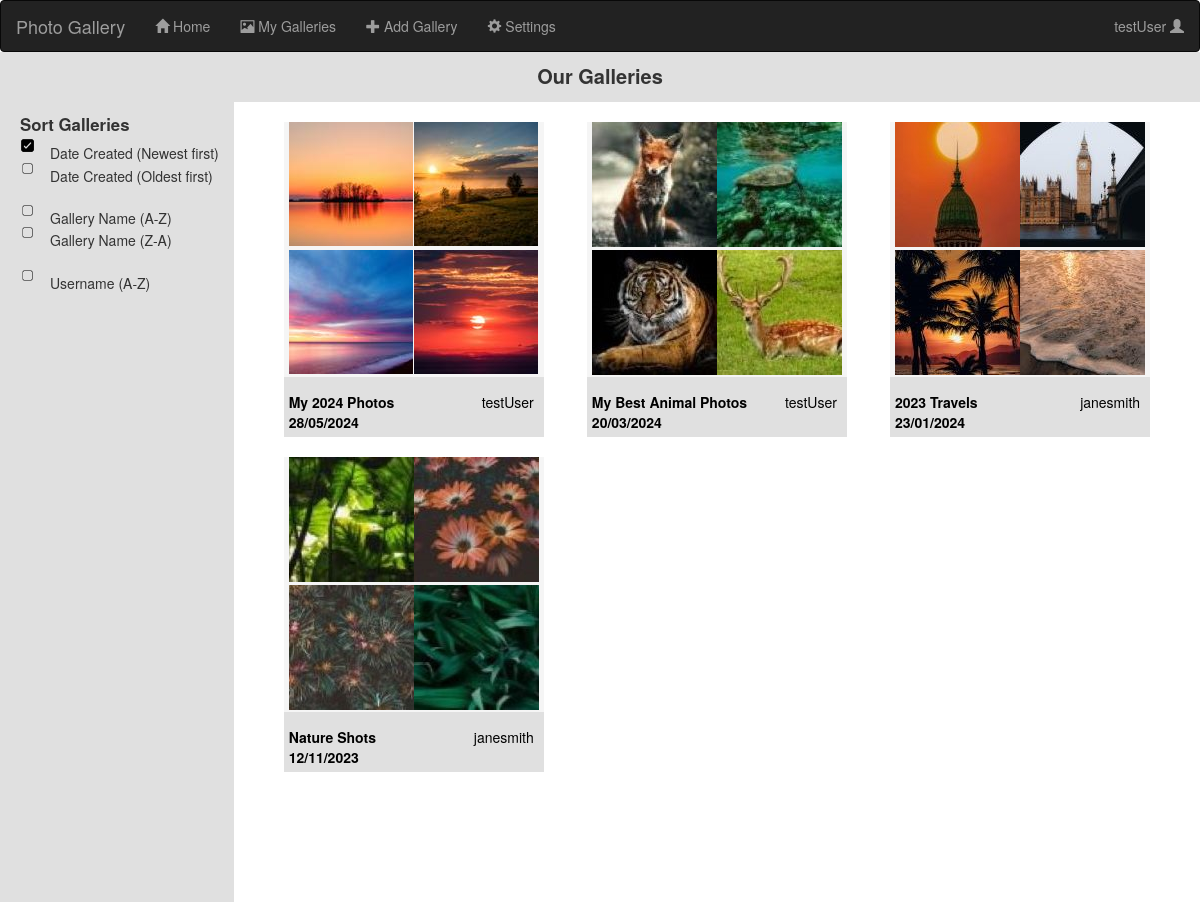
Page / (signed in) on the earlier database version.
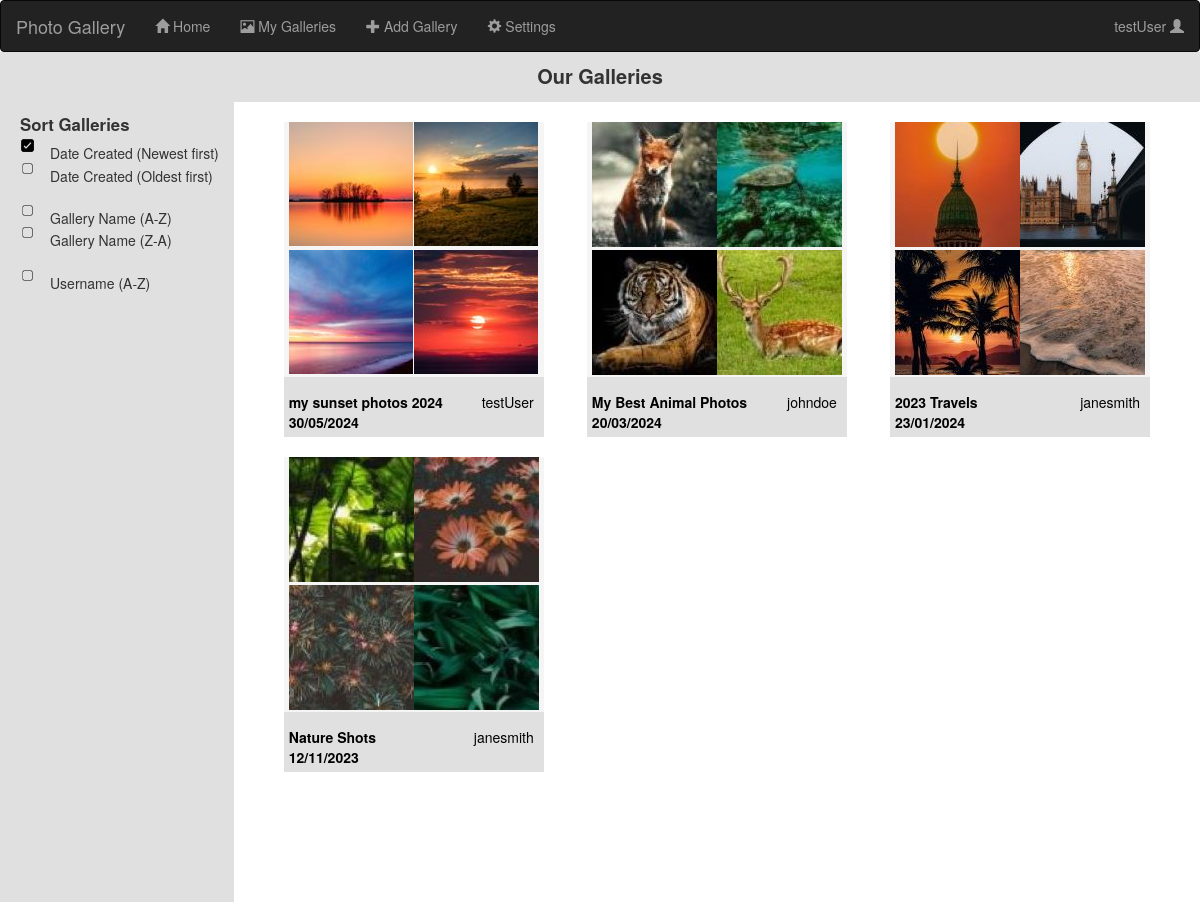
Same page on the later database version.
### app.py (models this page shows, shortened)
class Photo(db.Model):
    __tablename__ = 'photos'
    __bind_key__ = 'photos'
    id = db.Column(db.Integer, primary_key=True)
    galleryId = db.Column(db.Integer, db.ForeignKey(Gallery.id))
    photoURL = db.Column(db.String(32))
    thumbnailURL = db.Column(db.String(32))

class Gallery(db.Model):
    __tablename__ = 'galleries'
    id = db.Column(db.Integer, primary_key=True)
    userId = db.Column(db.Integer, db.ForeignKey(User.id))
    numPhotos = db.Column(db.Integer)
    title = db.Column(db.String(40))
    dateCreated = db.Column(db.Date)
    dateLastEdited = db.Column(db.Date)
    description = db.Column(db.Text)
    photos = db.relationship('Photo', backref='gallery')

class User(UserMixin, db.Model):
    __tablename__ = 'users'
    __bind_key__ = 'users'
    id = db.Column(db.Integer, primary_key = True)
    fname = db.Column(db.String(32))
    lname = db.Column(db.String(32))
    email = db.Column(db.String(300), unique = True)
    username = db.Column(db.String(24))
    passwordHash = db.Column(db.String(128))
    galleries = db.relationship('Gallery', backref='user')

### app.py (the view)
@app.route("/")
def homePage():
    sortVar = request.args.get("sortGalls", "name")
    sortedGalls = galleries.copy()
    if sortVar == "DateNtoO":
        sortedGalls = dict(sorted(sortedGalls.items(), key=lambda item: item[1]['dateCreated'], reverse = True))
    elif sortVar == "DateOtoN":
        sortedGalls = dict(sorted(sortedGalls.items(), key=lambda item: item[1]['dateCreated']))
    elif sortVar == "AlphaAtoZ":
        sortedGalls = dict(sorted(sortedGalls.items(), key=lambda item: item[1]['title'].lower()))
    elif sortVar == "AlphaZtoA":
        sortedGalls = dict(sorted(sortedGalls.items(), key=lambda item: item[1]['title'].lower(), reverse = True))
    elif sortVar == "username":
        sortedGalls = dict(sorted(sortedGalls.items(), key=lambda item: users[item[1]['userId']]['username']))
    else:
        sortedGalls = dict(sorted(sortedGalls.items(), key=lambda item: item[1]['dateCreated'], reverse= True))
    print(sortedGalls)
    return render_template('index.html', galleries = sortedGalls, photos = photos, users = users, loggedIn = isLoggedIn(), username = getCurrentUsername())

### app.py (called while the page is built)
@lm.user_loader
def loadUser(id):
    return User.query.get(int(id))

def getCurrentUsername():
    currentUserID = session.get("userId", None)
    currentUsername = None
    if currentUserID != None:
        currentUsername = loadUser(currentUserID).username
    return currentUsername

def isLoggedIn():
    if 'loggedIn' not in session:
        session['loggedIn'] = False
        session.modified = True
    return session['loggedIn']

### templates/index.html (shortened to what this page needs)
{% extends "base.html" %}
{% block content %}
    <div class = "pageTitle">
        Our Galleries
    </div>
    <div id = "sidebar">
        <div id = "sidebarTitle">
            Sort Galleries
        </div>
        <form action="{{ url_for('homePage') }}" method = "GET" id = "sidebarForm">
            <label for = "DateNtoO" class = "sortGallsLabel">Date Created (Newest first)</label>
            <br><input type = "radio" id = "DateOtoN" name = "sortGalls" value = "DateOtoN" onchange="this.form.submit()"  {{ 'checked' if request.args.get('sortGalls') == 'DateOtoN' else '' }}>
            <label for = "DateOtoN" class = "sortGallsLabel">Date Created (Oldest first)</label>
            <br>
            <br><input type = "radio" id = "AlphaAtoZ" name = "sortGalls" value = "AlphaAtoZ" onchange="this.form.submit()"  {{ 'checked' if request.args.get('sortGalls') == 'AlphaAtoZ' else '' }}>
            <label for = "AlphaAtoZ" class = "sortGallsLabel">Gallery Name (A-Z)</label>
            <br><input type = "radio" id = "AlphaZtoA" name = "sortGalls" value = "AlphaZtoA" onchange="this.form.submit()"  {{ 'checked' if request.args.get('sortGalls') == 'AlphaZtoA' else '' }}>
            <label for = "AlphaZtoA" class = "sortGallsLabel">Gallery Name (Z-A)</label>
            <br>
            <br><input type = "radio" id = "username" name = "sortGalls" value = "username" onchange="this.form.submit()"  {{ 'checked' if request.args.get('sortGalls') == 'username' else '' }}>
            <label for = "username" class = "sortGallsLabel">Username (A-Z)</label>
        </form>
    </div>
    <div id = "galleries">
    {% for key in galleries %}
        {% set gallery = galleries[key] %}
        {% set numPhotos = gallery['numPhotos'] %}
        {% set photosList = gallery['photos'] %}
        <div class = "galleryPreview">
            <a href = "{{ url_for('viewGallery', galleryID = gallery['id'])}}">
                <div class = "photosPreview">
                    {% for i in range(4) %}
                        <div class = "thumbnailPhoto">
                            {% set photoURL = photos[photosList[(i%numPhotos)]]['thumbnailURL'] %}
                            <img src="{{photoURL}}">
                        </div>
                    {% endfor %}
                </div>
                <div class = "previewDetails">
                    <div class = "previewTitleDate">
                        {{gallery['title']}}
                        <br>
                        {{gallery['dateCreated'].strftime('%d/%m/%Y')}}
                    </div>
                    <div class = "previewUser">
                        {{users[gallery['userId']]['username']}}
                    </div>
                </div>
            </a>
        </div>
    {% endfor %}
    </div>
{% endblock %}

### templates/base.html (shortened to what this page needs)
{% extends "bootstrap/base.html" %}
{% block head %}
    <link rel = "stylesheet" href = "../static/style.css">
    <link rel="stylesheet" href="https://cdn.jsdelivr.net/npm/bootstrap@3.3.7/dist/css/bootstrap.min.css">
{% endblock %}
{% block body %}
<nav class="navbar navbar-inverse" id = "navbar">
    <div class="container-fluid">
        <div class="navbar-header">
            <a class="navbar-brand" href="#">Photo Gallery</a>
        </div>
        <ul class="nav navbar-nav">
            <li><a href="{{ url_for('homePage') }}"><span class="glyphicon glyphicon-home"></span> Home</a></li>
            <li><a href="{{ url_for('myGalleries') }}"><span class="glyphicon glyphicon-picture"></span> My Galleries</a></li>
            <li><a href="{{ url_for('addGallery') }}"><span class="glyphicon glyphicon-plus"></span> Add Gallery</a></li>
            <li><a href="{{ url_for('settings') }}"><span class="glyphicon glyphicon-cog"></span> Settings</a></li>
        </ul>
        <ul class="nav navbar-nav navbar-right">
            {% if loggedIn == False %}
                <li><a href="{{ url_for('register') }}"><span class="glyphicon glyphicon-user"></span> Sign Up</a></li>
                <li><a href="{{ url_for('login') }}"><span class="glyphicon glyphicon-log-in"></span> Login</a></li>
            {% elif loggedIn == True %}
                <li onmouseenter="showPopup()" onmouseleave="hidePopup()"><a href="#">{{username}} <span class="glyphicon glyphicon-user"></span></a></li>
            {% endif %}
        </ul>
    </div>
</nav>
    {% block content %}{% endblock %}
{% endblock %}

Differences in the rows shown:
now on this page (row edited): User: username "johndoe"
Other differences:
new list line: "my sunset photos 2024 30/05/2024"
new list line: "testUser"
new list line: "My Best Animal Photos 20/03/2024"
list line gone: "My 2024 Photos 28/05/2024"
list line gone: "testUser"
list line gone: "My Best Animal Photos 20/03/2024"
